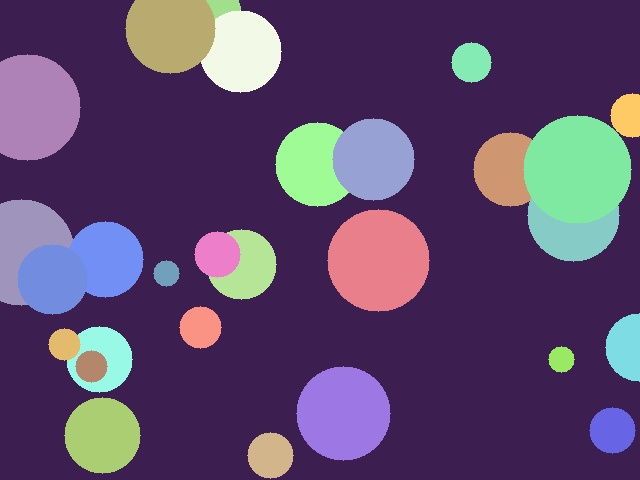
#> input picture Modul01 - Pendahuluan Komputer Vision/praktikum/image/abstrak.jpg, 640 x 480 px, given in place of scene_pemandangan.png, which was not available
$ python 15_color_enhancement_saturation.py
#> lines starting #> are read from the running program, lines starting #| are printed output that depends on the picture; pictures that were not available may be replaced by others from this repository, and a replacement may not be noted
"""
==========================================================================
PERCOBAAN 15: COLOR ENHANCEMENT DAN SATURATION
==========================================================================
Program ini mempelajari teknik peningkatan warna dan saturasi gambar.
Saturasi mengontrol seberapa "kaya" atau "pucat" warna dalam gambar.
Program ini mengeksplorasi manipulasi di ruang warna HSV dan
teknik vibrance yang lebih cerdas.

Teknik yang dipelajari:
1. Saturasi global - mengalikan channel S di HSV
2. Vibrance - boost warna yang kurang saturated lebih banyak
3. Color temperature shifting - mengubah kesan hangat/dingin

Fungsi utama yang dipelajari:
- cv2.cvtColor(src, cv2.COLOR_BGR2HSV) : Konversi BGR ke HSV
- cv2.split() / cv2.merge()            : Memisahkan/gabung channel
- np.clip()                            : Membatasi rentang nilai
- cv2.addWeighted()                    : Blending gambar

Hasil: Perbandingan visual berbagai tingkat saturasi dan vibrance
==========================================================================
"""

# Mengimpor library OpenCV untuk pemrosesan gambar
import cv2

# Mengimpor NumPy untuk operasi array numerik
import numpy as np

# Mengimpor os untuk operasi path file dan folder
import os

# Mengimpor matplotlib untuk visualisasi dan penyimpanan grafik
import matplotlib.pyplot as plt

# Mendapatkan direktori tempat script ini berada
SCRIPT_DIR = os.path.dirname(os.path.abspath(__file__))

# Mendefinisikan path folder gambar input
IMAGE_DIR = os.path.join(SCRIPT_DIR, "image")

# Mendefinisikan path folder output hasil percobaan
OUTPUT_DIR = os.path.join(SCRIPT_DIR, "output")

# Membuat folder output jika belum ada
os.makedirs(OUTPUT_DIR, exist_ok=True)

print("=" * 60)
print("PERCOBAAN 15: COLOR ENHANCEMENT & SATURATION")
print("=" * 60)

# ============================================================
# 1. Membaca gambar input
# ============================================================

# Mendefinisikan path gambar pemandangan
path_img = os.path.join(IMAGE_DIR, "scene_pemandangan.png")

# Membaca gambar dalam format BGR
img = cv2.imread(path_img)
#> img is the input picture: shape (480, 640, 3); mean B, G, R 109.1, 74.4, 93.5

# Memeriksa apakah gambar berhasil dimuat; jika tidak, download otomatis
if img is None:
    print("[WARN] scene_pemandangan.png tidak ditemukan. Menjalankan download_image.py otomatis...")
    import subprocess as _subp, sys as _sys
    _dl = os.path.join(os.path.dirname(os.path.abspath(__file__)), "download_image.py")
    _subp.run([_sys.executable, _dl], check=False)
    img = cv2.imread(path_img)
if img is None:
    raise FileNotFoundError(
        "[ERROR] scene_pemandangan.png tidak tersedia setelah download.\n"
        "  Jalankan terlebih dahulu: python download_image.py"
    )

# Menampilkan informasi dimensi gambar
print(f"[INFO] Ukuran gambar: {img.shape}")
#| [INFO] Ukuran gambar: (480, 640, 3)

# ============================================================
# 2. Saturasi Global via HSV
# ============================================================
print("\n[LANGKAH 1] Variasi saturasi global di ruang warna HSV...")

def adjust_saturation(image, factor):
    """Mengatur saturasi gambar dengan mengalikan channel S di HSV."""
    # Mengonversi gambar dari BGR ke HSV
    hsv = cv2.cvtColor(image, cv2.COLOR_BGR2HSV).astype(np.float64)

    # Memisahkan channel H, S, V
    h, s, v = cv2.split(hsv)

    # Mengalikan channel saturation dengan faktor
    s = s * factor

    # Membatasi nilai S ke rentang 0-255
    s = np.clip(s, 0, 255)

    # Menggabungkan kembali channel H, S, V
    hsv_adjusted = cv2.merge([h, s, v]).astype(np.uint8)

    # Mengonversi kembali ke BGR
    result = cv2.cvtColor(hsv_adjusted, cv2.COLOR_HSV2BGR)

    # Mengembalikan hasil
    return result

# Mendefinisikan daftar faktor saturasi yang akan diuji
sat_factors = [0.0, 0.3, 0.7, 1.0, 1.5, 2.0]

# Membuat figure untuk variasi saturasi
fig1, axes1 = plt.subplots(2, 3, figsize=(15, 10))

# Menampilkan setiap variasi saturasi
for idx, sf in enumerate(sat_factors):
    # Menghitung posisi subplot
    row = idx // 3
    col = idx % 3

    # Menerapkan penyesuaian saturasi
    result = adjust_saturation(img, sf)

    # Menampilkan hasil
    axes1[row, col].imshow(cv2.cvtColor(result, cv2.COLOR_BGR2RGB))
    axes1[row, col].set_title(f"Saturasi × {sf}", fontsize=11)
    axes1[row, col].axis("off")

# Menambahkan judul utama
fig1.suptitle("Variasi Saturasi Global (HSV)", fontsize=14, fontweight='bold')

# Mengatur layout
plt.tight_layout()

# Menyimpan hasil ke folder output
output_path1 = os.path.join(OUTPUT_DIR, "15_variasi_saturasi.png")
fig1.savefig(output_path1, dpi=150, bbox_inches='tight')
print(f"[SAVED] {output_path1}")

# Menutup figure
plt.close(fig1)

# ============================================================
# 3. Vibrance (Selective Saturation Boost)
# ============================================================
print("\n[LANGKAH 2] Menerapkan Vibrance (boost selektif)...")

def apply_vibrance(image, intensity=1.5):
    """
    Vibrance: boost warna yang kurang saturated lebih banyak,
    sementara warna yang sudah saturated hanya sedikit diubah.
    """
    # Mengonversi gambar dari BGR ke HSV
    hsv = cv2.cvtColor(image, cv2.COLOR_BGR2HSV).astype(np.float64)

    # Memisahkan channel H, S, V
    h, s, v = cv2.split(hsv)

    # Menghitung faktor boost berdasarkan saturasi saat ini
    # Semakin rendah saturasi → semakin besar boost
    max_sat = 255.0
    # Menghitung seberapa "kurang saturated" setiap piksel (0-1)
    low_sat_factor = 1.0 - (s / max_sat)

    # Menghitung boost: piksel kurang saturated mendapat boost lebih
    boost = 1.0 + (intensity - 1.0) * low_sat_factor

    # Menerapkan boost pada channel saturation
    s_vibrance = s * boost

    # Membatasi ke rentang 0-255
    s_vibrance = np.clip(s_vibrance, 0, 255)

    # Menggabungkan kembali
    hsv_result = cv2.merge([h, s_vibrance, v]).astype(np.uint8)

    # Mengonversi kembali ke BGR
    result = cv2.cvtColor(hsv_result, cv2.COLOR_HSV2BGR)

    # Mengembalikan hasil
    return result

# Mendefinisikan daftar intensitas vibrance
vibrance_levels = [0.5, 1.0, 1.5, 2.0, 3.0, 4.0]

# Membuat figure untuk variasi vibrance
fig2, axes2 = plt.subplots(2, 3, figsize=(15, 10))

# Menampilkan setiap variasi vibrance
for idx, vl in enumerate(vibrance_levels):
    # Menghitung posisi subplot
    row = idx // 3
    col = idx % 3

    # Menerapkan vibrance
    result = apply_vibrance(img, intensity=vl)

    # Menampilkan hasil
    axes2[row, col].imshow(cv2.cvtColor(result, cv2.COLOR_BGR2RGB))
    axes2[row, col].set_title(f"Vibrance = {vl}", fontsize=11)
    axes2[row, col].axis("off")
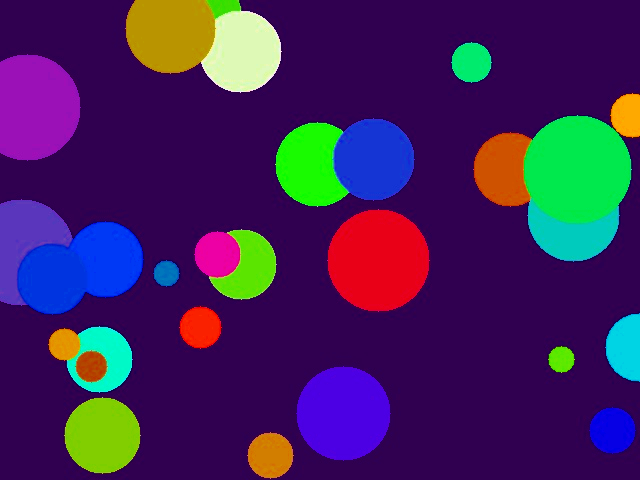
#> result: shape (480, 640, 3); mean B, G, R 91, 35.6, 64.4

# Menambahkan judul utama
fig2.suptitle("Variasi Vibrance (Selective Saturation Boost)", fontsize=14, fontweight='bold')

# Mengatur layout
plt.tight_layout()

# Menyimpan hasil ke folder output
output_path2 = os.path.join(OUTPUT_DIR, "15_variasi_vibrance.png")
fig2.savefig(output_path2, dpi=150, bbox_inches='tight')
print(f"[SAVED] {output_path2}")

# Menutup figure
plt.close(fig2)

# ============================================================
# 4. Perbandingan Saturasi vs Vibrance
# ============================================================
print("\n[LANGKAH 3] Perbandingan Saturasi vs Vibrance...")

# Menerapkan saturasi 2x
sat_2x = adjust_saturation(img, 2.0)
#> in adjust_saturation (call 7), `s = np.clip(s, 0, 255)`:
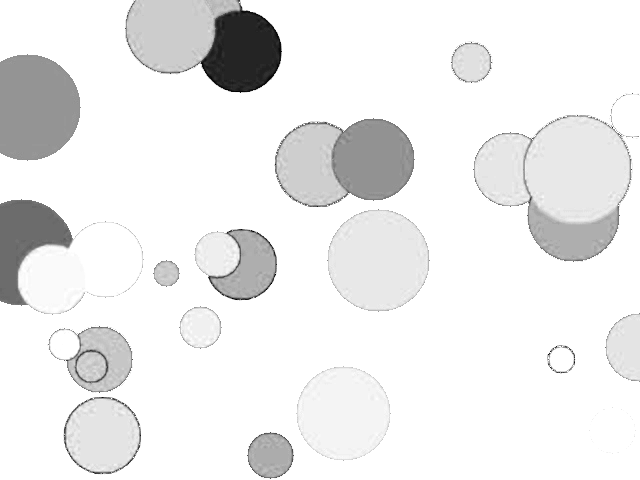
#> s: shape (480, 640) float64; min 0, max 255, mean 236.5
#> in adjust_saturation (call 7), `hsv_adjusted = cv2.merge([h, s, v]).astype(np.uint8)`:
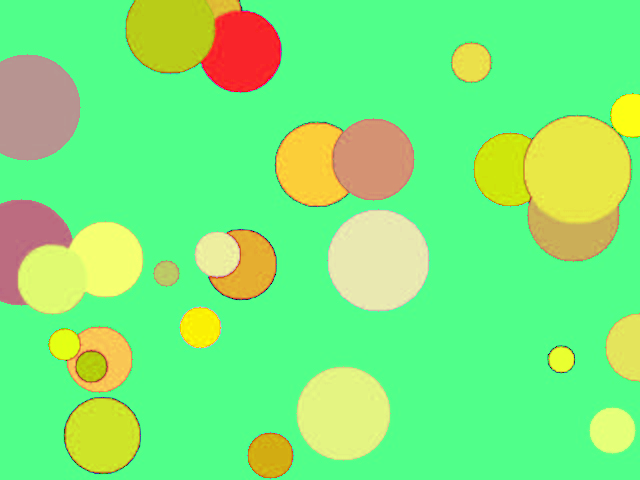
#> hsv_adjusted: shape (480, 640, 3); mean B, G, R 123.4, 236.5, 122.4

# Menerapkan vibrance 2x
vib_2x = apply_vibrance(img, 2.0)
#> in apply_vibrance (call 7), `s_vibrance = s * boost`:
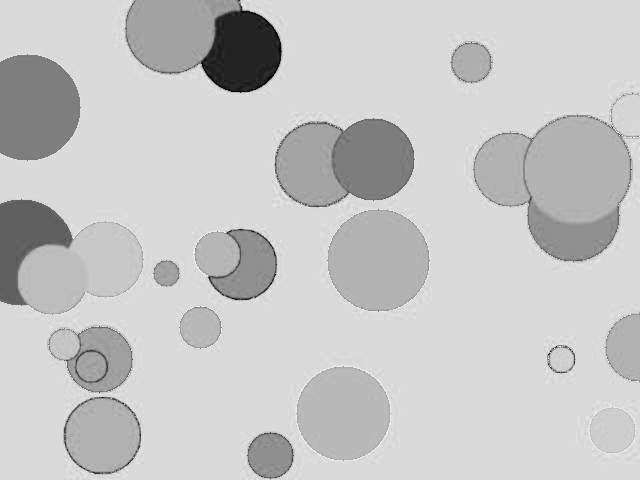
#> s_vibrance: shape (480, 640) float64; min 0, max 255, mean 199.2
#> in apply_vibrance (call 7), `hsv_result = cv2.merge([h, s_vibrance, v]).astype(np.uint8)`:
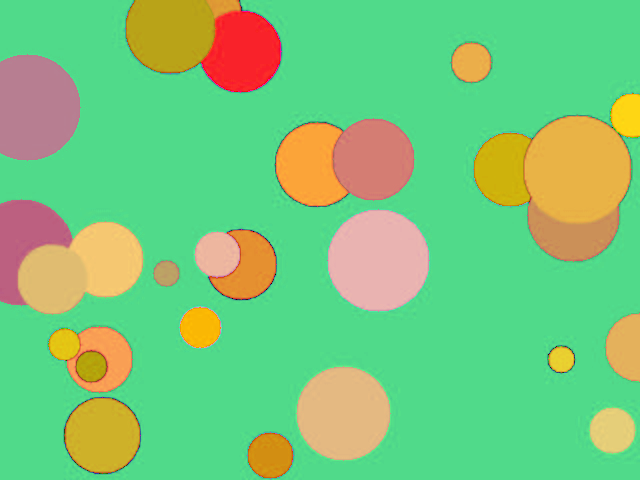
#> hsv_result: shape (480, 640, 3); mean B, G, R 123.4, 198.5, 122.4

# Membuat figure perbandingan
fig3, axes3 = plt.subplots(1, 3, figsize=(15, 5))

# Menampilkan original
axes3[0].imshow(cv2.cvtColor(img, cv2.COLOR_BGR2RGB))
axes3[0].set_title("Original", fontsize=12)
axes3[0].axis("off")

# Menampilkan saturasi 2x
axes3[1].imshow(cv2.cvtColor(sat_2x, cv2.COLOR_BGR2RGB))
axes3[1].set_title("Saturasi × 2.0", fontsize=12)
axes3[1].axis("off")

# Menampilkan vibrance 2x
axes3[2].imshow(cv2.cvtColor(vib_2x, cv2.COLOR_BGR2RGB))
axes3[2].set_title("Vibrance = 2.0", fontsize=12)
axes3[2].axis("off")

# Menambahkan judul utama
fig3.suptitle("Perbandingan: Saturasi Global vs Vibrance", fontsize=14, fontweight='bold')

# Mengatur layout
plt.tight_layout()

# Menyimpan hasil ke folder output
output_path3 = os.path.join(OUTPUT_DIR, "15_sat_vs_vibrance.png")
fig3.savefig(output_path3, dpi=150, bbox_inches='tight')
print(f"[SAVED] {output_path3}")

# Menutup figure
plt.close(fig3)

# ============================================================
# 5. Color Temperature Shift via HSV
# ============================================================
print("\n[LANGKAH 4] Mengubah suhu warna via HSV...")

def shift_hue(image, shift_deg):
    """Menggeser hue gambar (dalam derajat, -180 sampai 180)."""
    # Mengonversi BGR ke HSV
    hsv = cv2.cvtColor(image, cv2.COLOR_BGR2HSV).astype(np.int16)

    # Menggeser channel H (dalam OpenCV, H = 0-179)
    # Konversi shift dari derajat ke skala OpenCV (0-179)
    shift_val = int(shift_deg / 2)

    # Menerapkan shift pada channel H
    hsv[:, :, 0] = (hsv[:, :, 0] + shift_val) % 180

    # Mengonversi kembali ke uint8
    hsv = hsv.astype(np.uint8)

    # Mengonversi kembali ke BGR
    result = cv2.cvtColor(hsv, cv2.COLOR_HSV2BGR)

    # Mengembalikan hasil
    return result

# Mendefinisikan variasi pergeseran hue
hue_shifts = [-30, -15, 0, 15, 30, 60]

# Membuat figure untuk variasi hue shift
fig4, axes4 = plt.subplots(2, 3, figsize=(15, 10))

# Menampilkan setiap variasi
for idx, hs in enumerate(hue_shifts):
    # Menghitung posisi subplot
    row = idx // 3
    col = idx % 3

    # Menerapkan hue shift
    result = shift_hue(img, hs)

    # Menampilkan hasil
    axes4[row, col].imshow(cv2.cvtColor(result, cv2.COLOR_BGR2RGB))
    label = "Original" if hs == 0 else f"Hue Shift: {hs:+d}°"
    axes4[row, col].set_title(label, fontsize=11)
    axes4[row, col].axis("off")
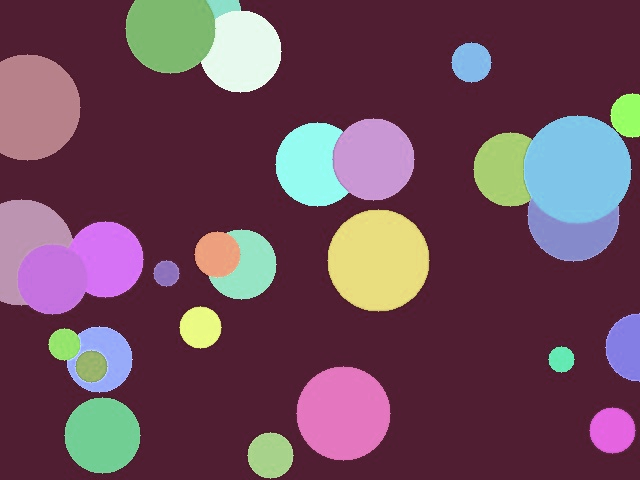
#> result: shape (480, 640, 3); mean B, G, R 90.6, 74.9, 109.6

# Menambahkan judul utama
fig4.suptitle("Variasi Hue Shift (Color Temperature)", fontsize=14, fontweight='bold')

# Mengatur layout
plt.tight_layout()

# Menyimpan hasil ke folder output
output_path4 = os.path.join(OUTPUT_DIR, "15_hue_shift.png")
fig4.savefig(output_path4, dpi=150, bbox_inches='tight')
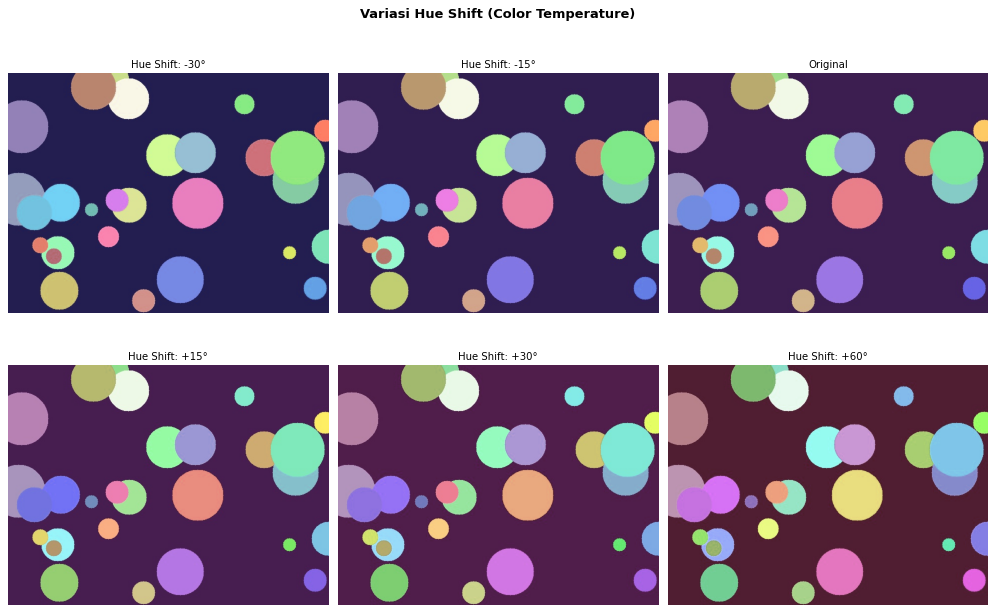
#> figure drawn by matplotlib, 6 panels
print(f"[SAVED] {output_path4}")

# Menutup figure
plt.close(fig4)

# ============================================================
# RINGKASAN
# ============================================================
print("\n" + "=" * 60)
print("RINGKASAN PERCOBAAN 15: COLOR ENHANCEMENT & SATURATION")
print("=" * 60)
print("Fungsi-fungsi yang dipelajari:")
print("1. cv2.cvtColor(src, cv2.COLOR_BGR2HSV)")
print("   → Konversi ke ruang warna HSV untuk manipulasi warna")
print("2. cv2.split() dan cv2.merge()")
print("   → Memisahkan dan menggabungkan channel H, S, V")
print("3. Saturasi global: S_baru = S_lama × faktor")
print("   → Mengubah kekayaan warna secara seragam")
print("4. Vibrance: boost = 1 + (intensity-1) × (1 - S/255)")
print("   → Boost selektif: warna pucat di-boost lebih dari warna kaya")
print("5. Hue shift: H_baru = (H_lama + shift) mod 180")
print("   → Menggeser warna di roda warna")
print()
print("Kesimpulan:")
print("- Saturasi global: mudah tapi bisa oversaturate warna kaya")
print("- Vibrance: lebih natural, menghindari clipping warna")
print("- Hue shift: mengubah keseluruhan palet warna gambar")
print("- Kombinasi ketiganya menghasilkan color grading profesional")
print("=" * 60)
